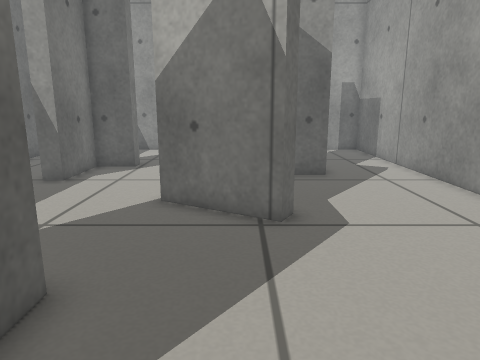
[1] (above)

15 first-person views from a walk through a robot-simulator world made for Gazebo. The camera is 0.53 m above the floor, tilts 12° down and sees 70° across. The floor is counted in squares, 0.2 m on a side. Each view is taken from the middle of a square. On the plan, view 1 faces up. The plan holds only what a view shows up to about 20 squares ahead; the rest is blank.

[2]
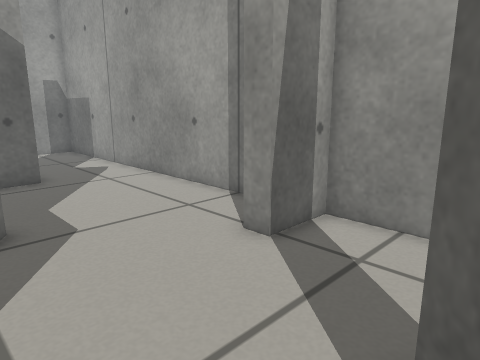

[3]
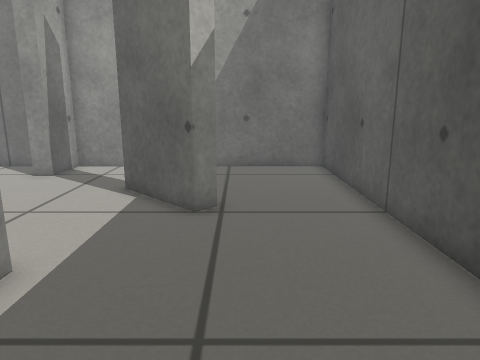

[4]
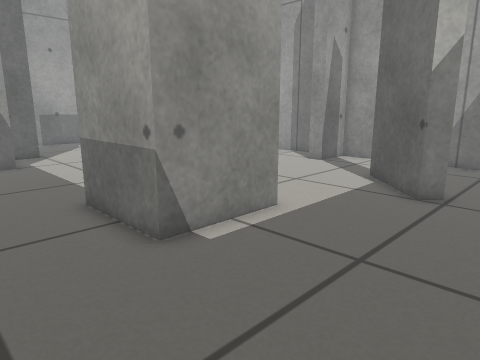

[5]
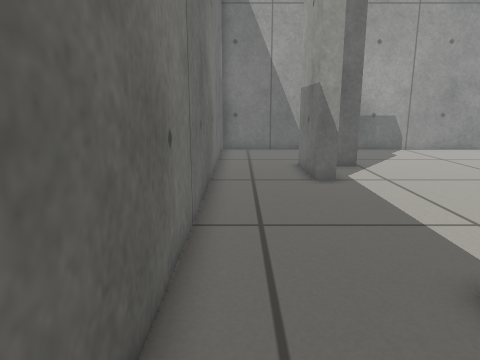

[6]
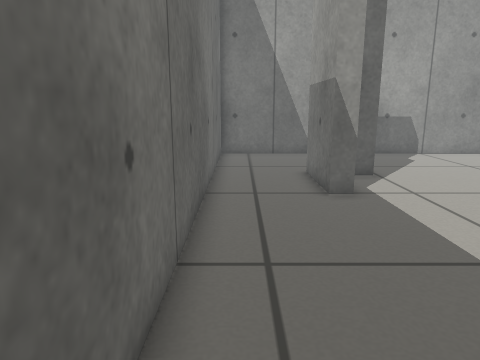

[7]
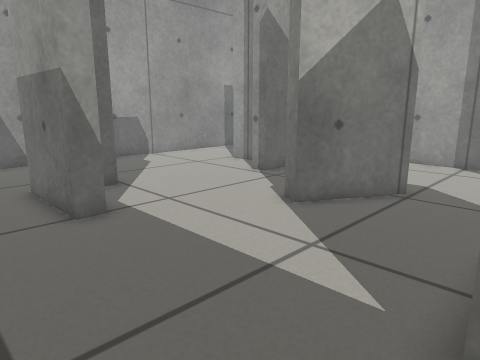

[8]
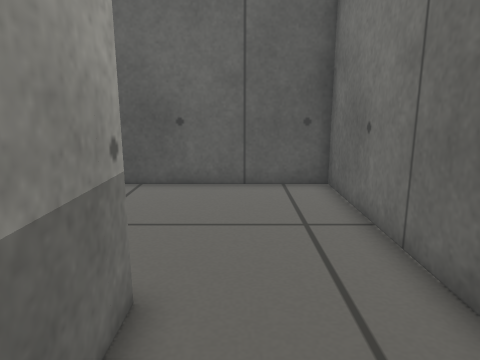

[9]
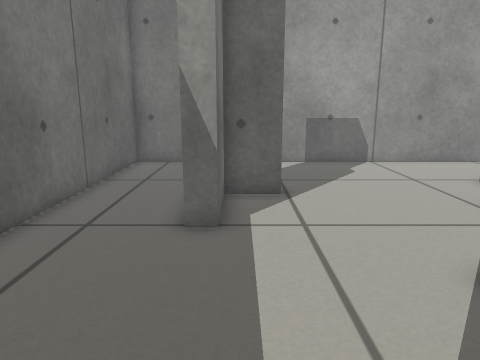

[10]
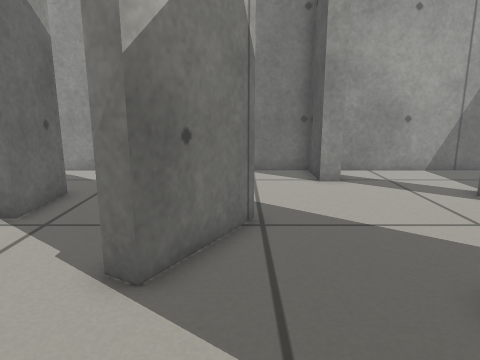

[11]
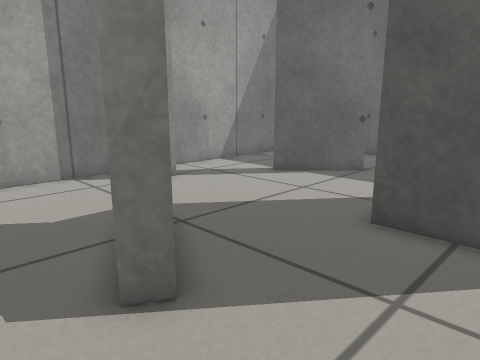

[12]
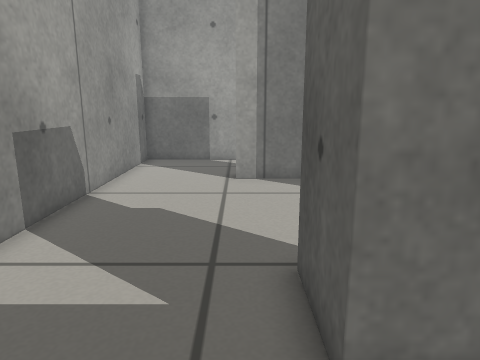

[13]
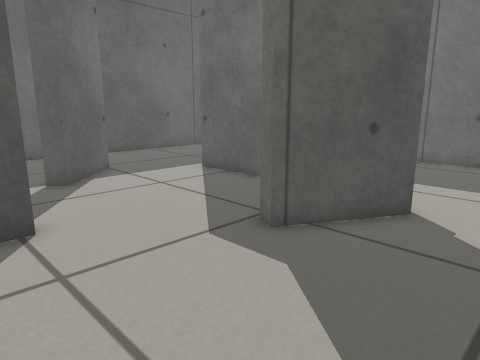

[14]
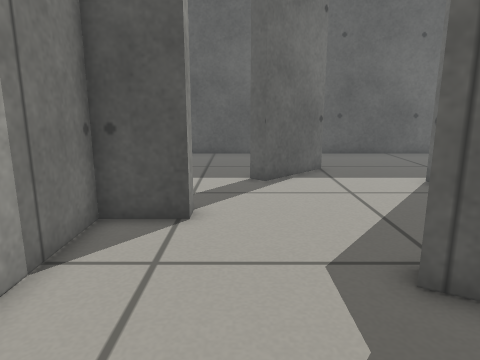

[15]
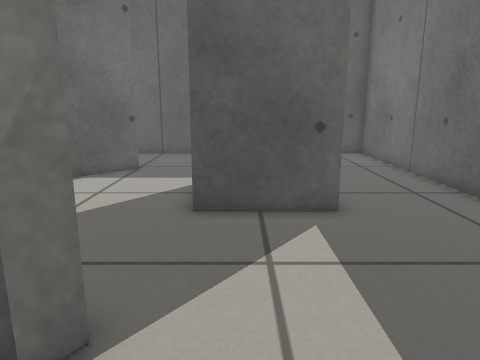

### Floor plan
Points are (right, up) in squares from view 1. A wall is a line through its corners. A room is listed if a view was taken in it or the views show most of it. See-through windows are left out.
Room 1 (views 1, 2, 3, 4, 5, 6, 7, 8, 9, 10, 11, 12, 13, 14, 15)
walls: (-2.3, 9.5) (-1.9, 10.2) (1.3, 8.3) (1, 7.7) (-2.3, 9.5); (-2.8, 4.5) (-2.8, 0.7) (-6.5, 0.7) (-6.5, 4.5) (-2.8, 4.5); (-6.5, 12.3) (-7.2, 12.3) (-7.2, 16) (-4.7, 16) (-4.7, 15.3) (-6.5, 15.3) (-6.5, 12.3); (3.5, 13.4) (0.9, 13.4) (0.9, 14.3); (2.7, 14.6) (2.7, 17.2); (1, -2.5) (0.4, -1.8) (3.1, 0.8) (3.7, 0.2); (-5.9, 21.7) (-11.1, 21.7) (-11.1, -6.8) (7.4, -6.8) (7.4, 4.3) (5.2, 4.3) (5.2, 5.1) (7.4, 5.1) (7.4, 21.7) (-4, 21.7)

Where each view was taken, in squares from view 1:
view 1: 0 up, 0 right, facing up
view 2: 0 up, 0 right, facing up-right
view 3: 3 down, 8 left, facing right
view 4: 5 down, 10 left, facing up-right
view 5: 0 up, 10 left, facing up
view 6: 2 up, 10 left, facing up
view 7: 4 up, 10 left, facing up-right
view 8: 5 up, 8 left, facing down
view 9: 5 up, 6 left, facing up
view 10: 8 up, 7 left, facing right
view 11: 12 up, 6 left, facing down-right
view 12: 17 up, 10 left, facing right
view 13: 13 up, 7 right, facing down-left
view 14: 13 up, 4 right, facing down
view 15: 13 up, 4 left, facing down
